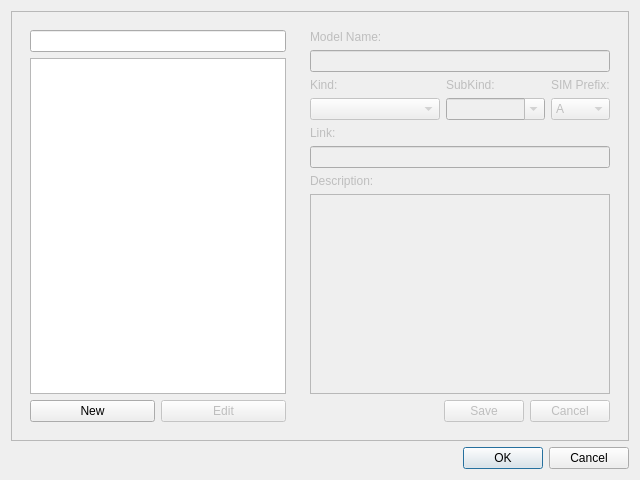
<?xml version="1.0" encoding="UTF-8"?>
<ui version="4.0">
 <class>Dialog</class>
 <widget class="QDialog" name="Dialog">
  <property name="geometry">
   <rect>
    <x>0</x>
    <y>0</y>
    <width>640</width>
    <height>480</height>
   </rect>
  </property>
  <property name="windowTitle">
   <string>Model Manager</string>
  </property>
  <layout class="QVBoxLayout" name="verticalLayout">
   <item>
    <widget class="QFrame" name="mainframe">
     <property name="frameShape">
      <enum>QFrame::StyledPanel</enum>
     </property>
     <property name="frameShadow">
      <enum>QFrame::Raised</enum>
     </property>
     <layout class="QHBoxLayout" name="horizontalLayout">
      <item>
       <widget class="QWidget" name="listWidget" native="true">
        <property name="sizePolicy">
         <sizepolicy hsizetype="Maximum" vsizetype="Preferred">
          <horstretch>0</horstretch>
          <verstretch>0</verstretch>
         </sizepolicy>
        </property>
        <layout class="QVBoxLayout" name="verticalLayout_2">
         <item>
          <widget class="QLineEdit" name="filterEdit"/>
         </item>
         <item>
          <widget class="QListWidget" name="modelList"/>
         </item>
         <item>
          <widget class="QWidget" name="buttonsWidgetLeft" native="true">
           <layout class="QHBoxLayout" name="horizontalLayout_2">
            <property name="margin">
             <number>0</number>
            </property>
            <item>
             <widget class="QPushButton" name="newButton">
              <property name="text">
               <string>New</string>
              </property>
             </widget>
            </item>
            <item>
             <widget class="QPushButton" name="editButton">
              <property name="enabled">
               <bool>false</bool>
              </property>
              <property name="text">
               <string>Edit</string>
              </property>
             </widget>
            </item>
           </layout>
          </widget>
         </item>
        </layout>
       </widget>
      </item>
      <item>
       <widget class="QWidget" name="infoWidget" native="true">
        <property name="enabled">
         <bool>false</bool>
        </property>
        <property name="sizePolicy">
         <sizepolicy hsizetype="MinimumExpanding" vsizetype="Preferred">
          <horstretch>0</horstretch>
          <verstretch>0</verstretch>
         </sizepolicy>
        </property>
        <layout class="QGridLayout" name="gridLayout">
         <item row="0" column="0">
          <widget class="QLabel" name="nameLabel">
           <property name="text">
            <string>Model Name:</string>
           </property>
          </widget>
         </item>
         <item row="1" column="0" colspan="4">
          <widget class="QLineEdit" name="nameEdit"/>
         </item>
         <item row="2" column="0">
          <widget class="QLabel" name="kindLabel">
           <property name="text">
            <string>Kind:</string>
           </property>
          </widget>
         </item>
         <item row="7" column="0">
          <widget class="QLabel" name="linkLabel">
           <property name="text">
            <string>Link:</string>
           </property>
          </widget>
         </item>
         <item row="9" column="0">
          <widget class="QLabel" name="descriptionLabel">
           <property name="text">
            <string>Description:</string>
           </property>
          </widget>
         </item>
         <item row="10" column="0" colspan="4">
          <widget class="QPlainTextEdit" name="descriptionEdit"/>
         </item>
         <item row="11" column="0" colspan="4">
          <widget class="QWidget" name="buttonsWidgetRight" native="true">
           <layout class="QHBoxLayout" name="horizontalLayout_5">
            <property name="margin">
             <number>0</number>
            </property>
            <item>
             <spacer name="horizontalSpacer">
              <property name="orientation">
               <enum>Qt::Horizontal</enum>
              </property>
              <property name="sizeHint" stdset="0">
               <size>
                <width>40</width>
                <height>20</height>
               </size>
              </property>
             </spacer>
            </item>
            <item>
             <widget class="QPushButton" name="saveButton">
              <property name="text">
               <string>Save</string>
              </property>
             </widget>
            </item>
            <item>
             <widget class="QPushButton" name="cancelButton">
              <property name="text">
               <string>Cancel</string>
              </property>
             </widget>
            </item>
           </layout>
          </widget>
         </item>
         <item row="8" column="0" colspan="4">
          <widget class="QLineEdit" name="linkEdit"/>
         </item>
         <item row="4" column="1" colspan="2">
          <widget class="QComboBox" name="subkindBox">
           <property name="editable">
            <bool>true</bool>
           </property>
          </widget>
         </item>
         <item row="4" column="0">
          <widget class="QComboBox" name="kindBox">
           <property name="currentIndex">
            <number>-1</number>
           </property>
           <item>
            <property name="text">
             <string>General</string>
            </property>
           </item>
           <item>
            <property name="text">
             <string>Current Source</string>
            </property>
           </item>
           <item>
            <property name="text">
             <string>Initial Condition</string>
            </property>
           </item>
           <item>
            <property name="text">
             <string>Switch</string>
            </property>
           </item>
           <item>
            <property name="text">
             <string>Transistor</string>
            </property>
           </item>
           <item>
            <property name="text">
             <string>Transmission Line</string>
            </property>
           </item>
           <item>
            <property name="text">
             <string>Voltage Source</string>
            </property>
           </item>
          </widget>
         </item>
         <item row="4" column="3">
          <widget class="QComboBox" name="prefixBox">
           <item>
            <property name="text">
             <string>A</string>
            </property>
           </item>
           <item>
            <property name="text">
             <string>B</string>
            </property>
           </item>
           <item>
            <property name="text">
             <string>C</string>
            </property>
           </item>
           <item>
            <property name="text">
             <string>D</string>
            </property>
           </item>
           <item>
            <property name="text">
             <string>E</string>
            </property>
           </item>
           <item>
            <property name="text">
             <string>F</string>
            </property>
           </item>
           <item>
            <property name="text">
             <string>G</string>
            </property>
           </item>
           <item>
            <property name="text">
             <string>H</string>
            </property>
           </item>
           <item>
            <property name="text">
             <string>G</string>
            </property>
           </item>
           <item>
            <property name="text">
             <string>K</string>
            </property>
           </item>
           <item>
            <property name="text">
             <string>L</string>
            </property>
           </item>
           <item>
            <property name="text">
             <string>M</string>
            </property>
           </item>
           <item>
            <property name="text">
             <string>O</string>
            </property>
           </item>
           <item>
            <property name="text">
             <string>Q</string>
            </property>
           </item>
           <item>
            <property name="text">
             <string>R</string>
            </property>
           </item>
           <item>
            <property name="text">
             <string>S</string>
            </property>
           </item>
           <item>
            <property name="text">
             <string>T</string>
            </property>
           </item>
           <item>
            <property name="text">
             <string>U</string>
            </property>
           </item>
           <item>
            <property name="text">
             <string>V</string>
            </property>
           </item>
           <item>
            <property name="text">
             <string>W</string>
            </property>
           </item>
           <item>
            <property name="text">
             <string>X</string>
            </property>
           </item>
           <item>
            <property name="text">
             <string>Y</string>
            </property>
           </item>
           <item>
            <property name="text">
             <string>Z</string>
            </property>
           </item>
          </widget>
         </item>
         <item row="2" column="1">
          <widget class="QLabel" name="subkindLabel">
           <property name="text">
            <string>SubKind:</string>
           </property>
          </widget>
         </item>
         <item row="2" column="3">
          <widget class="QLabel" name="prefixLabel_2">
           <property name="text">
            <string>SIM Prefix:</string>
           </property>
          </widget>
         </item>
        </layout>
       </widget>
      </item>
     </layout>
    </widget>
   </item>
   <item>
    <widget class="QDialogButtonBox" name="buttonBox">
     <property name="orientation">
      <enum>Qt::Horizontal</enum>
     </property>
     <property name="standardButtons">
      <set>QDialogButtonBox::Cancel|QDialogButtonBox::Ok</set>
     </property>
    </widget>
   </item>
  </layout>
 </widget>
 <resources/>
 <connections>
  <connection>
   <sender>buttonBox</sender>
   <signal>accepted()</signal>
   <receiver>Dialog</receiver>
   <slot>accept()</slot>
   <hints>
    <hint type="sourcelabel">
     <x>248</x>
     <y>254</y>
    </hint>
    <hint type="destinationlabel">
     <x>157</x>
     <y>274</y>
    </hint>
   </hints>
  </connection>
  <connection>
   <sender>buttonBox</sender>
   <signal>rejected()</signal>
   <receiver>Dialog</receiver>
   <slot>reject()</slot>
   <hints>
    <hint type="sourcelabel">
     <x>316</x>
     <y>260</y>
    </hint>
    <hint type="destinationlabel">
     <x>286</x>
     <y>274</y>
    </hint>
   </hints>
  </connection>
 </connections>
</ui>
